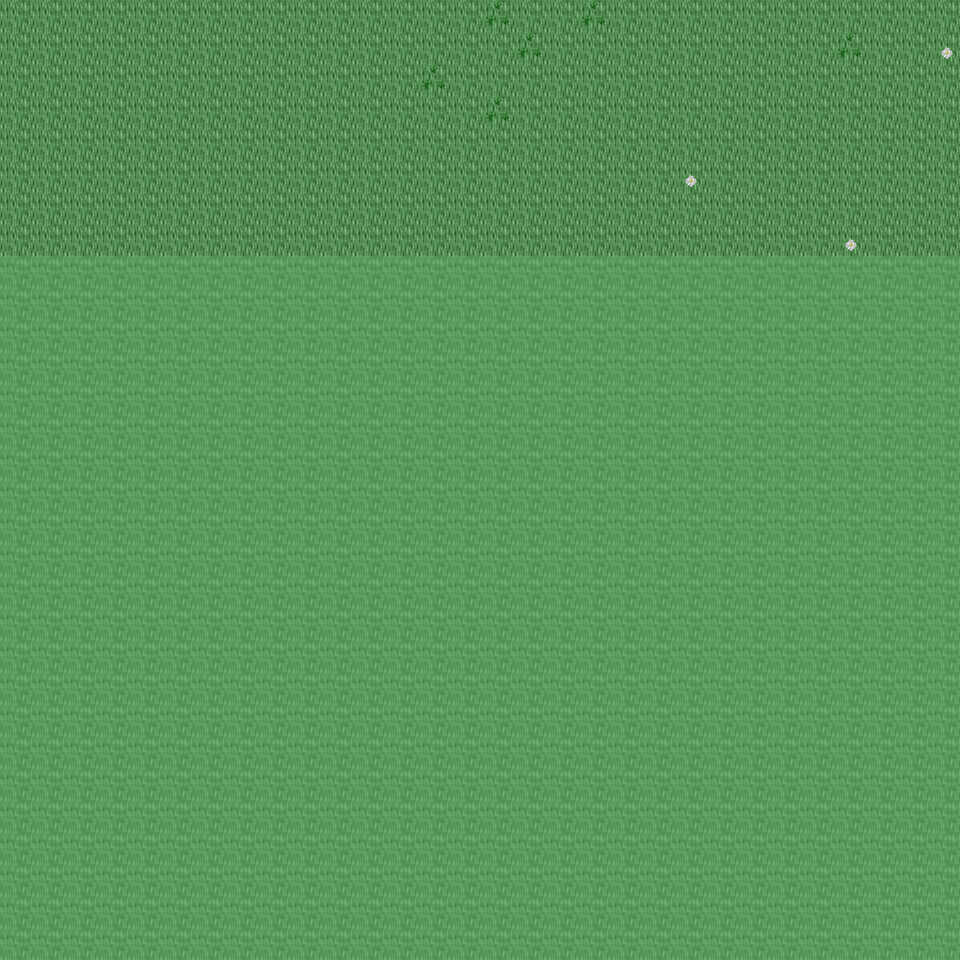

This is a level from a 2D game, rendered from its Tiled map with the project's own tilesets. A one-line summary and the map file follow, with tile-layer data summarised:
An orthogonal 30x30 tile map with 32x32 px tiles, 6 tile layers (Ground, Object, Object2, Above, ...), 20 tilesets and 3 objects (3x mapchange).

<map version="1.0" orientation="orthogonal" renderorder="right-down" width="30" height="30" tilewidth="32" tileheight="32" nextobjectid="4">
  <tileset firstgid="1" name="tileset_ground_ground" tilewidth="32" tileheight="32" tilecount="33" columns="3">
    <image source="../drawable/tileset_ground_ground.png" width="96" height="352" />
  </tileset>
  <tileset firstgid="34" name="tileset_ground_grass_edges" tilewidth="32" tileheight="32" tilecount="36" columns="12">
    <image source="../drawable/tileset_ground_grass_edges.png" width="384" height="96" />
  </tileset>
  <tileset firstgid="70" name="tileset_ground_ridge_earth_dark" tilewidth="32" tileheight="32" tilecount="96" columns="12">
    <image source="../drawable/tileset_ground_ridge_earth_dark.png" width="384" height="256" />
  </tileset>
  <tileset firstgid="166" name="tileset_plant_flower_daisy_white" tilewidth="32" tileheight="32" tilecount="8" columns="2">
    <image source="../drawable/tileset_plant_flower_daisy_white.png" width="64" height="128" />
  </tileset>
  <tileset firstgid="174" name="tileset_plant_grasses" tilewidth="32" tileheight="32" tilecount="6" columns="3">
    <image source="../drawable/tileset_plant_grasses.png" width="96" height="64" />
  </tileset>
  <tileset firstgid="180" name="tileset_ground_rock_pebbles" tilewidth="32" tileheight="32" tilecount="3" columns="1">
    <image source="../drawable/tileset_ground_rock_pebbles.png" width="32" height="96" />
  </tileset>
  <tileset firstgid="183" name="tileset_plant_flower_daisy_blue" tilewidth="32" tileheight="32" tilecount="8" columns="2">
    <image source="../drawable/tileset_plant_flower_daisy_blue.png" width="64" height="128" />
  </tileset>
  <tileset firstgid="191" name="tileset_ground_ladder_vertical_dark" tilewidth="32" tileheight="32" tilecount="3" columns="3">
    <image source="../drawable/tileset_ground_ladder_vertical_dark.png" width="96" height="32" />
  </tileset>
  <tileset firstgid="194" name="tileset_item_corpse_huge_animal" tilewidth="32" tileheight="32" tilecount="16" columns="2">
    <image source="../drawable/tileset_item_corpse_huge_animal.png" width="64" height="256" />
  </tileset>
  <tileset firstgid="210" name="tileset_ground_ladder_steps" tilewidth="32" tileheight="32" tilecount="6" columns="3">
    <image source="../drawable/tileset_ground_ladder_steps.png" width="96" height="64" />
  </tileset>
  <tileset firstgid="216" name="tileset_logic_collision" tilewidth="32" tileheight="32" tilecount="1" columns="1">
    <image source="../drawable/tileset_logic_collision.png" width="32" height="32" />
  </tileset>
  <tileset firstgid="217" name="tileset_ground_green_paving" tilewidth="32" tileheight="32" tilecount="18" columns="3">
    <image source="../drawable/tileset_ground_green_paving.png" width="96" height="192" />
  </tileset>
  <tileset firstgid="235" name="tileset_ground_earth_edges" tilewidth="32" tileheight="32" tilecount="18" columns="6">
    <image source="../drawable/tileset_ground_earth_edges.png" width="192" height="96" />
  </tileset>
  <tileset firstgid="253" name="tileset_ground_grass_corners" tilewidth="32" tileheight="32" tilecount="24" columns="6">
    <image source="../drawable/tileset_ground_grass_corners.png" width="192" height="128" />
  </tileset>
  <tileset firstgid="277" name="tileset_plant_tree_tree_darkgreen" tilewidth="32" tileheight="32" tilecount="88" columns="8">
    <image source="../drawable/tileset_plant_tree_tree_darkgreen.png" width="256" height="352" />
  </tileset>
  <tileset firstgid="365" name="tileset_plant_tree_evergreen" tilewidth="32" tileheight="32" tilecount="36" columns="3">
    <image source="../drawable/tileset_plant_tree_evergreen.png" width="96" height="384" />
  </tileset>
  <tileset firstgid="401" name="tileset_building_decoration_rocks" tilewidth="32" tileheight="32" tilecount="6" columns="3">
    <image source="../drawable/tileset_building_decoration_rocks.png" width="96" height="64" />
  </tileset>
  <tileset firstgid="407" name="tileset_plant_bush_bushes" tilewidth="32" tileheight="32" tilecount="10" columns="5">
    <image source="../drawable/tileset_plant_bush_bushes.png" width="160" height="64" />
  </tileset>
  <tileset firstgid="417" name="tileset_plant_bush_various_small" tilewidth="32" tileheight="32" tilecount="9" columns="3">
    <image source="../drawable/tileset_plant_bush_various_small.png" width="96" height="96" />
  </tileset>
  <tileset firstgid="426" name="tileset_ground_dry_grass" tilewidth="32" tileheight="32" tilecount="54" columns="9">
    <image source="../drawable/tileset_ground_dry_grass.png" width="288" height="192" />
  </tileset>
  <layer name="Ground" width="30" height="30">
    <data>[900 cells, 240 non-empty, 1 distinct tile ids]</data>
  </layer>
  <layer name="Object" width="30" height="30">
    <data>[900 cells, 9 non-empty, 2 distinct tile ids]</data>
  </layer>
  <layer name="Object2" width="30" height="30">
    <data>[900 cells, 0 non-empty, 0 distinct tile ids]</data>
  </layer>
  <layer name="Above" width="30" height="30">
    <data>[900 cells, 0 non-empty, 0 distinct tile ids]</data>
  </layer>
  <layer name="Above2" width="30" height="30">
    <data>[900 cells, 0 non-empty, 0 distinct tile ids]</data>
  </layer>
  <layer name="Walkable" width="30" height="30">
    <data>[900 cells, 660 non-empty, 1 distinct tile ids]</data>
  </layer>
  <objectgroup name="MapEvents">
    <object id="1" name="north" type="mapchange" x="0" y="0" width="960" height="32">
      <properties>
        <property name="map" value="0_ados_mountain_n2_w2_x0_y3" />
        <property name="place" value="south" />
      </properties>
    </object>
    <object id="2" name="west" type="mapchange" x="0" y="0" width="32" height="256">
      <properties>
        <property name="map" value="0_deniran_forest_n2_w_x0_y4" />
        <property name="place" value="east" />
      </properties>
    </object>
    <object id="3" name="east" type="mapchange" x="928" y="0" width="32" height="256">
      <properties>
        <property name="map" value="0_ados_mountain_n2_w2_x1_y4" />
        <property name="place" value="west" />
      </properties>
    </object>
  </objectgroup>
</map>
